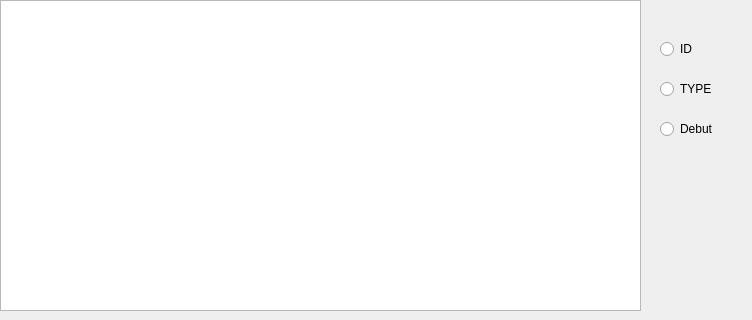
     <widget class="QWidget" name="tab_21">
      <attribute name="title">
       <string>afficher</string>
      </attribute>
      <widget class="QTableView" name="tableView">
       <property name="geometry">
        <rect>
         <x>0</x>
         <y>0</y>
         <width>641</width>
         <height>311</height>
        </rect>
       </property>
       <property name="styleSheet">
        <string notr="true">font: 75 italic 8pt &quot;Times New Roman&quot;;</string>
       </property>
      </widget>
      <widget class="QRadioButton" name="radioButton_pre">
       <property name="geometry">
        <rect>
         <x>660</x>
         <y>120</y>
         <width>83</width>
         <height>18</height>
        </rect>
       </property>
       <property name="styleSheet">
        <string notr="true">opacity: 0.5;</string>
       </property>
       <property name="text">
        <string>Debut</string>
       </property>
      </widget>
      <widget class="QRadioButton" name="radioButton_cin">
       <property name="geometry">
        <rect>
         <x>660</x>
         <y>40</y>
         <width>83</width>
         <height>18</height>
        </rect>
       </property>
       <property name="styleSheet">
        <string notr="true">opacity: 0.5;</string>
       </property>
       <property name="text">
        <string>ID</string>
       </property>
      </widget>
      <widget class="QRadioButton" name="radioButton_nom">
       <property name="geometry">
        <rect>
         <x>660</x>
         <y>80</y>
         <width>83</width>
         <height>18</height>
        </rect>
       </property>
       <property name="styleSheet">
        <string notr="true">opacity: 0.5;</string>
       </property>
       <property name="text">
        <string>TYPE</string>
       </property>
      </widget>
     </widget>
